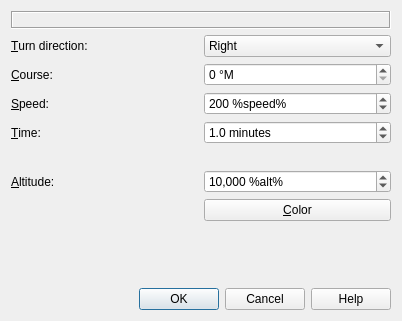
<?xml version="1.0" encoding="UTF-8"?>
<ui version="4.0">
 <class>HoldingMarkerDialog</class>
 <widget class="QDialog" name="HoldingMarkerDialog">
  <property name="geometry">
   <rect>
    <x>0</x>
    <y>0</y>
    <width>402</width>
    <height>321</height>
   </rect>
  </property>
  <property name="windowTitle">
   <string>Little Navmap - Add Holding</string>
  </property>
  <layout class="QGridLayout" name="gridLayout">
   <item row="2" column="1">
    <widget class="QSpinBox" name="spinBoxHoldCourse">
     <property name="toolTip">
      <string>Magnetic heading of inbound course to fix</string>
     </property>
     <property name="showGroupSeparator" stdset="0">
      <bool>true</bool>
     </property>
     <property name="suffix">
      <string> °M</string>
     </property>
     <property name="minimum">
      <number>0</number>
     </property>
     <property name="maximum">
      <number>360</number>
     </property>
     <property name="singleStep">
      <number>1</number>
     </property>
     <property name="value">
      <number>0</number>
     </property>
    </widget>
   </item>
   <item row="3" column="1">
    <widget class="QSpinBox" name="spinBoxHoldSpeed">
     <property name="toolTip">
      <string>Aircraft speed in the holding</string>
     </property>
     <property name="showGroupSeparator" stdset="0">
      <bool>true</bool>
     </property>
     <property name="suffix">
      <string> %speed%</string>
     </property>
     <property name="minimum">
      <number>20</number>
     </property>
     <property name="maximum">
      <number>1000</number>
     </property>
     <property name="singleStep">
      <number>10</number>
     </property>
     <property name="value">
      <number>200</number>
     </property>
    </widget>
   </item>
   <item row="4" column="1">
    <widget class="QDoubleSpinBox" name="doubleSpinBoxHoldTime">
     <property name="toolTip">
      <string>Time to fly the straight legs of the holding</string>
     </property>
     <property name="showGroupSeparator" stdset="0">
      <bool>true</bool>
     </property>
     <property name="suffix">
      <string> minutes</string>
     </property>
     <property name="decimals">
      <number>1</number>
     </property>
     <property name="minimum">
      <double>0.100000000000000</double>
     </property>
     <property name="maximum">
      <double>20.000000000000000</double>
     </property>
     <property name="singleStep">
      <double>0.500000000000000</double>
     </property>
     <property name="value">
      <double>1.000000000000000</double>
     </property>
    </widget>
   </item>
   <item row="0" column="0" colspan="2">
    <widget class="QLabel" name="labelHoldNavaid">
     <property name="frameShape">
      <enum>QFrame::Box</enum>
     </property>
     <property name="frameShadow">
      <enum>QFrame::Sunken</enum>
     </property>
     <property name="text">
      <string/>
     </property>
     <property name="wordWrap">
      <bool>true</bool>
     </property>
     <property name="margin">
      <number>5</number>
     </property>
     <property name="textInteractionFlags">
      <set>Qt::LinksAccessibleByMouse|Qt::TextSelectableByMouse</set>
     </property>
    </widget>
   </item>
   <item row="5" column="0" colspan="2">
    <widget class="QLabel" name="labelHoldLength">
     <property name="text">
      <string/>
     </property>
     <property name="wordWrap">
      <bool>true</bool>
     </property>
     <property name="margin">
      <number>5</number>
     </property>
     <property name="textInteractionFlags">
      <set>Qt::LinksAccessibleByMouse|Qt::TextSelectableByMouse</set>
     </property>
    </widget>
   </item>
   <item row="1" column="0">
    <widget class="QLabel" name="labelHoldTurnDirection">
     <property name="text">
      <string>&amp;Turn direction:</string>
     </property>
     <property name="buddy">
      <cstring>comboBoxHoldTurnDirection</cstring>
     </property>
    </widget>
   </item>
   <item row="4" column="0">
    <widget class="QLabel" name="labelHoldTime">
     <property name="text">
      <string>&amp;Time:</string>
     </property>
     <property name="buddy">
      <cstring>doubleSpinBoxHoldTime</cstring>
     </property>
    </widget>
   </item>
   <item row="9" column="0" colspan="2">
    <widget class="QDialogButtonBox" name="buttonBoxHold">
     <property name="orientation">
      <enum>Qt::Horizontal</enum>
     </property>
     <property name="standardButtons">
      <set>QDialogButtonBox::Cancel|QDialogButtonBox::Help|QDialogButtonBox::Ok</set>
     </property>
    </widget>
   </item>
   <item row="2" column="0">
    <widget class="QLabel" name="labelHoldCourse">
     <property name="text">
      <string>&amp;Course:</string>
     </property>
     <property name="buddy">
      <cstring>spinBoxHoldCourse</cstring>
     </property>
    </widget>
   </item>
   <item row="6" column="1">
    <widget class="QSpinBox" name="spinBoxHoldAltitude">
     <property name="toolTip">
      <string>Altitude to display at label</string>
     </property>
     <property name="showGroupSeparator" stdset="0">
      <bool>true</bool>
     </property>
     <property name="suffix">
      <string> %alt%</string>
     </property>
     <property name="minimum">
      <number>0</number>
     </property>
     <property name="maximum">
      <number>100000</number>
     </property>
     <property name="singleStep">
      <number>100</number>
     </property>
     <property name="value">
      <number>10000</number>
     </property>
    </widget>
   </item>
   <item row="3" column="0">
    <widget class="QLabel" name="labelHoldSpeed">
     <property name="text">
      <string>&amp;Speed:</string>
     </property>
     <property name="buddy">
      <cstring>spinBoxHoldSpeed</cstring>
     </property>
    </widget>
   </item>
   <item row="7" column="1">
    <widget class="QPushButton" name="pushButtonHoldColor">
     <property name="text">
      <string>&amp;Color</string>
     </property>
    </widget>
   </item>
   <item row="1" column="1">
    <widget class="QComboBox" name="comboBoxHoldTurnDirection">
     <property name="toolTip">
      <string>Turn direction at the holding fix</string>
     </property>
     <item>
      <property name="text">
       <string>Right</string>
      </property>
     </item>
     <item>
      <property name="text">
       <string>Left</string>
      </property>
     </item>
    </widget>
   </item>
   <item row="8" column="0">
    <spacer name="verticalSpacer">
     <property name="orientation">
      <enum>Qt::Vertical</enum>
     </property>
     <property name="sizeHint" stdset="0">
      <size>
       <width>20</width>
       <height>0</height>
      </size>
     </property>
    </spacer>
   </item>
   <item row="6" column="0">
    <widget class="QLabel" name="labelHoldAltitude">
     <property name="text">
      <string>&amp;Altitude:</string>
     </property>
     <property name="buddy">
      <cstring>spinBoxHoldAltitude</cstring>
     </property>
    </widget>
   </item>
  </layout>
 </widget>
 <tabstops>
  <tabstop>comboBoxHoldTurnDirection</tabstop>
  <tabstop>spinBoxHoldCourse</tabstop>
  <tabstop>spinBoxHoldSpeed</tabstop>
  <tabstop>doubleSpinBoxHoldTime</tabstop>
  <tabstop>spinBoxHoldAltitude</tabstop>
  <tabstop>pushButtonHoldColor</tabstop>
 </tabstops>
 <resources/>
 <connections/>
</ui>
